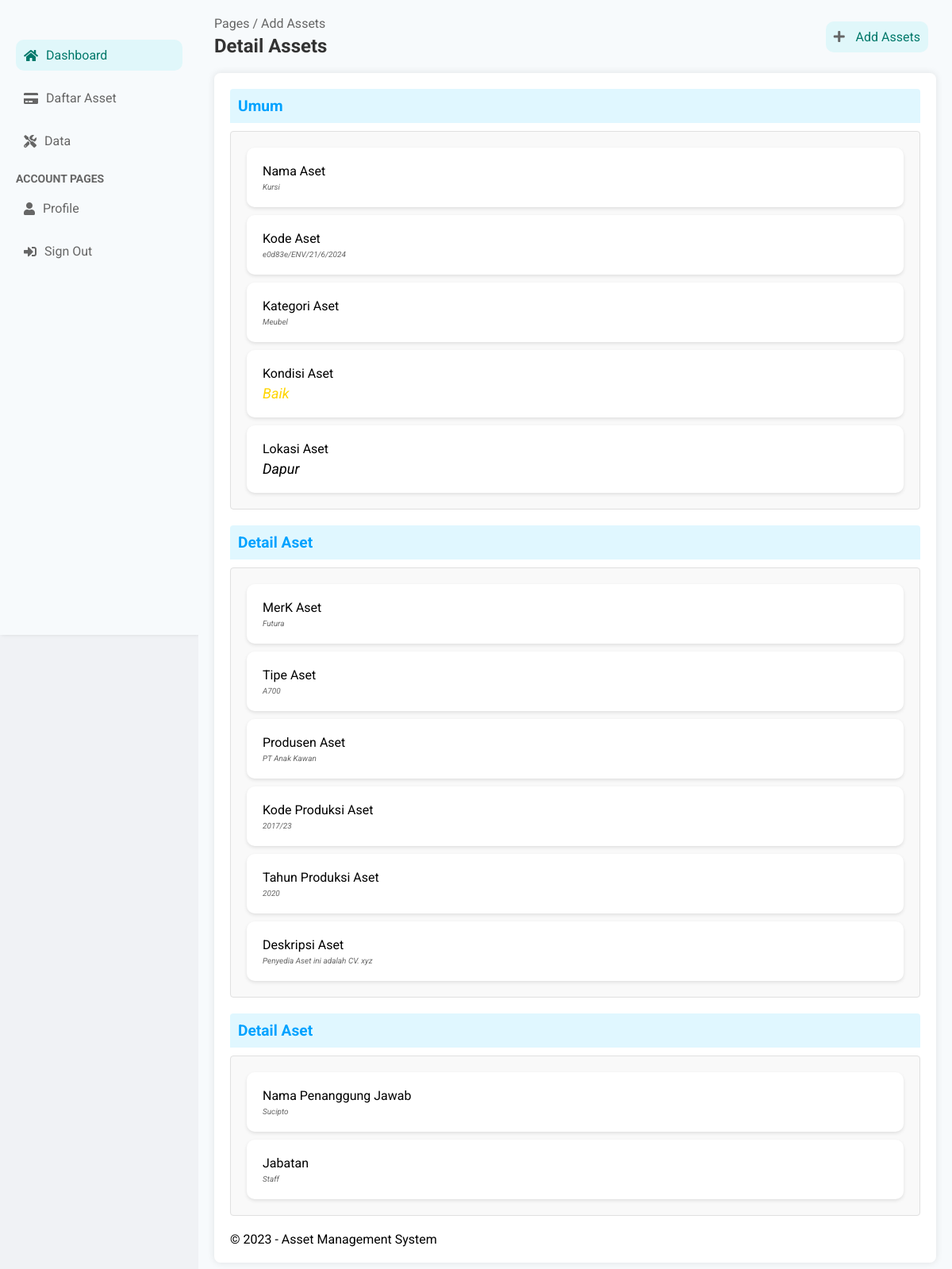
/asset/scan/19/, run on the app's committed database.
### accounts/models.py (models this page shows, shortened)
class AsetBaru(models.Model):
    nama_aset = models.CharField(max_length=255)
    kode_aset = models.CharField(max_length=50, blank=True, null=True)
    kategori = models.ForeignKey(Kategori, on_delete=models.SET_NULL, null=True, blank=True)
    qr_code = models.ImageField(upload_to='qr_codes', blank=True, null=True)
    kondisi_aset = models.CharField(max_length=12, choices=KONDISI_CHOICES, default='baik')
    posisi_aset = models.ForeignKey(PosisiAsset, on_delete=models.SET_NULL, null=True, blank=True)

class Kategori(models.Model):
    nama = models.CharField(max_length=100)

class PosisiAsset(models.Model):
    lokasi = models.CharField(max_length=100)

class DetailAset(models.Model):
    TAHUN_PRODUKSI_CHOICES = [
        (year, year) for year in range(2000, 2025)  # Contoh range tahun dari 2000 sampai 2024
    ]
    aset = models.OneToOneField(AsetBaru, on_delete=models.CASCADE, related_name='detail')
    merk = models.CharField(max_length=100)
    tipe = models.CharField(max_length=100)
    produsen = models.CharField(max_length=100)
    no_seri_kode_produksi = models.CharField(max_length=50)
    tahun_produksi = models.PositiveIntegerField(choices=TAHUN_PRODUKSI_CHOICES)
    deskripsi = models.TextField()

class PenanggungJawab(models.Model):
    aset = models.ForeignKey(AsetBaru, on_delete=models.CASCADE, related_name='penanggung_jawab')
    nama = models.CharField(max_length=255)
    jabatan = models.CharField(max_length=255)

### accounts/viewsStaff.py (the view)
# urls.py: path('asset/scan/<int:asset_id>/', viewsStaff.asset_scan_detail, name='asset_scan_detail'),
def asset_scan_detail(request, asset_id):
    asset = get_object_or_404(AsetBaru, id=asset_id)
    detail_aset = DetailAset.objects.filter(aset=asset).first()
    pembelian = Pembelian.objects.filter(aset=asset).first()
    lampiran = Lampiran.objects.filter(aset=asset)
    penanggung_jawab = PenanggungJawab.objects.filter(aset=asset).first()
    harga_total_formatted = ""
    if pembelian:
        harga_total_formatted = "{:,.0f}".format(pembelian.harga_total).replace(',', '.')
    context = {
        'asset': asset,
        'detail_aset': detail_aset,
        'pembelian': pembelian,
        'harga_total_formatted': harga_total_formatted,
        'lampiran': lampiran,
        'penanggung_jawab': penanggung_jawab,
    }
    return render(request, 'dashboard/asset_scan_detail.html', context)

### accounts/context_processors.py (called while the page is built)
def versioned_static(request):
    version = 'v1.44'  # Increment this version number
    return {
        'STATIC_VERSION': version,
    }

### templates/dashboard/asset_scan_detail.html (shortened to what this page needs)
{% extends 'dashboard/base.html' %}
{% block content %}
<nav class="sidebar-nav">
    <ul>
        <li class="active"><a href="{% url 'dashboard_staff' %}"><i class="fas fa-home"></i> Dashboard</a></li>
        <li><a href="{% url 'list_aset' %}"><i class="fas fa-credit-card"></i>Daftar Asset</a></li>
        <li><a href="#"><i class="fas fa-tools"></i> Data</a></li>
    </ul>
    <h3>Account Pages</h3>
    <ul>
        <li><a href="{% url 'profile' %}"><i class="fas fa-user"></i> Profile</a></li>
        <li><a href="{% url 'logout' %}"><i class="fas fa-sign-in-alt"></i> Sign Out</a></li>
    </ul>
</nav>
</aside>
<div class="main-content">
    <header class="main-header">
        <div class="breadcrumb">
            <span>Pages / Add Assets</span>
            <h2>Detail Assets</h2>
        </div>
        <div class="header-right">
            <a href="{% url 'add_assets' %}" class="btn-add"><i class="fas fa-plus"></i> Add Assets</a>
        </div>
    </header>
    <div class="container-ku">
    <div class="form-container">
        <h2>Umum</h2>
    <div class="form-section">
        <div class="form-group">
            <label>Nama Aset</label>
            <p>{{ asset.nama_aset }}</p>
        </div>
        <div class="form-group">
            <label>Kode Aset</label>
            <p>{{ asset.kode_aset }}</p>
        </div>
        <div class="form-group">
            <label>Kategori Aset</label>
            <p> {% if asset.kategori %}
                {{ asset.kategori.nama }}
            {% else %}
                Tidak ada
            {% endif %}</p>
        </div>
        <div class="form-group">
            <label>Kondisi Aset</label>
            <p style="font-size: large; color: rgb(255, 213, 0);">{{ asset.kondisi_aset }}</p>
        </div>
        <div class="form-group">
            <label>Lokasi Aset</label>
            <p style="font-size: large; color: black;"> {% if asset.posisi_aset %}
                {{ asset.posisi_aset.lokasi }}
            {% else %}
                Tidak ada
            {% endif %}</p>
        </div>
    </div>
    <h2>Detail Aset</h2>
    <div class="form-section">
        <div class="form-group">
            <label>MerK Aset</label>
            <p>{{ detail_aset.merk }}</p>
        </div>
        <div class="form-group">
            <label>Tipe Aset</label>
            <p>{{ detail_aset.tipe }}</p>
        </div>
        <div class="form-group">
            <label>Produsen Aset</label>
            <p> {{ detail_aset.produsen }}</p>
        </div>
        <div class="form-group">
            <label>Kode Produksi Aset</label>
            <p>{{ detail_aset.no_seri_kode_produksi }}</p>
        </div>
        <div class="form-group">
            <label>Tahun Produksi Aset</label>
            <p> {{ detail_aset.tahun_produksi }}</p>
        </div>
        <div class="form-group">
            <label>Deskripsi Aset</label>
            <p> {{ detail_aset.deskripsi }}</p>
        </div>
    </div>
    <h2>Detail Aset</h2>
    <div class="form-section">
        <div class="form-group">
            <label>Nama Penanggung Jawab</label>
            <p>{{ penanggung_jawab.nama }}</p>
        </div>
        <div class="form-group">
            <label>Jabatan</label>
            <p> {{ penanggung_jawab.jabatan }}</p>
        </div>
    </div>
    <div class="footer">
        &copy; 2023 - Asset Management System
    </div>
    {% endblock %}

### static/dashboard/styles.css (style rules this page uses)
* { margin: 0; padding: 0; box-sizing: border-box; }
body { font-family: 'Roboto', sans-serif; background-color: #f0f2f5; }
.sidebar-nav ul { list-style: none; }
.sidebar-nav h3 { margin-top: 20px; margin-bottom: 10px; color: #666; font-size: 14px; text-transform: uppercase; }
.sidebar-nav li { margin-bottom: 15px; }
.sidebar-nav a { text-decoration: none; color: #666; font-size: 16px; display: flex; align-items: center; transition: color 0.3s, background-color 0.3s; padding: 10px; border-radius: 10px; }
.sidebar-nav a:hover, .sidebar-nav li.active a { background-color: #e0f7fa; color: #00796b; }
.sidebar-nav i { margin-right: 10px; }
.main-content { flex: 1; padding: 20px; background-color: #f7fafc; }
.main-header { display: flex; justify-content: space-between; align-items: center; margin-bottom: 20px; }
.breadcrumb { color: #666; }
.breadcrumb h2 { margin-top: 5px; font-size: 24px; color: #333; }
.header-right { display: flex; align-items: center; }
.header-right a { margin-right: 10px; color: #00796b; text-decoration: none; }
.header-right i { margin-right: 10px; color: #666; }
.btn-add { background-color: #e0f7fa; padding: 10px; border-radius: 10px; }
.form-group { padding: 20px; background-color: #fff; border-radius: 10px; box-shadow: 0 2px 4px rgba(0, 0, 0, 0.1); margin-top: 20px; }
.form-container { width: 100%; background-color: #ffffff; padding: 20px; border-radius: 8px; box-shadow: 0 0 10px rgba(0, 0, 0, 0.1); }
.form-container h2 { font-size: 1.2em; margin-bottom: 10px; color: #00a2ff; background-color: #e0f7ff; padding: 10px; border-radius: 4px 4px 0 0; }
.form-section { border: 1px solid #e0e0e0; border-radius: 4px; margin-bottom: 20px; background-color: #f9f9f9; padding: 10px; }
.form-group { flex: 1 1 48%; margin-bottom: 15px; gap: 20px; margin: 10px; }
.form-group p { margin-top: 5px; font-style: italic; color: #666; font-size: 10px; }

### data on the page
AsetBaru: nama_aset "Kursi", kode_aset "e0d83e/ENV/21/6/2024", kategori.nama "Meubel", kondisi_aset "Baik", posisi_aset.lokasi "Dapur"
DetailAset: merk "Futura", tipe "A700", produsen "PT Anak Kawan", no_seri_kode_produksi "2017/23", tahun_produksi "2020", deskripsi "Penyedia Aset ini adalah CV. xyz"
PenanggungJawab: nama "Sucipto", jabatan "Staff"
